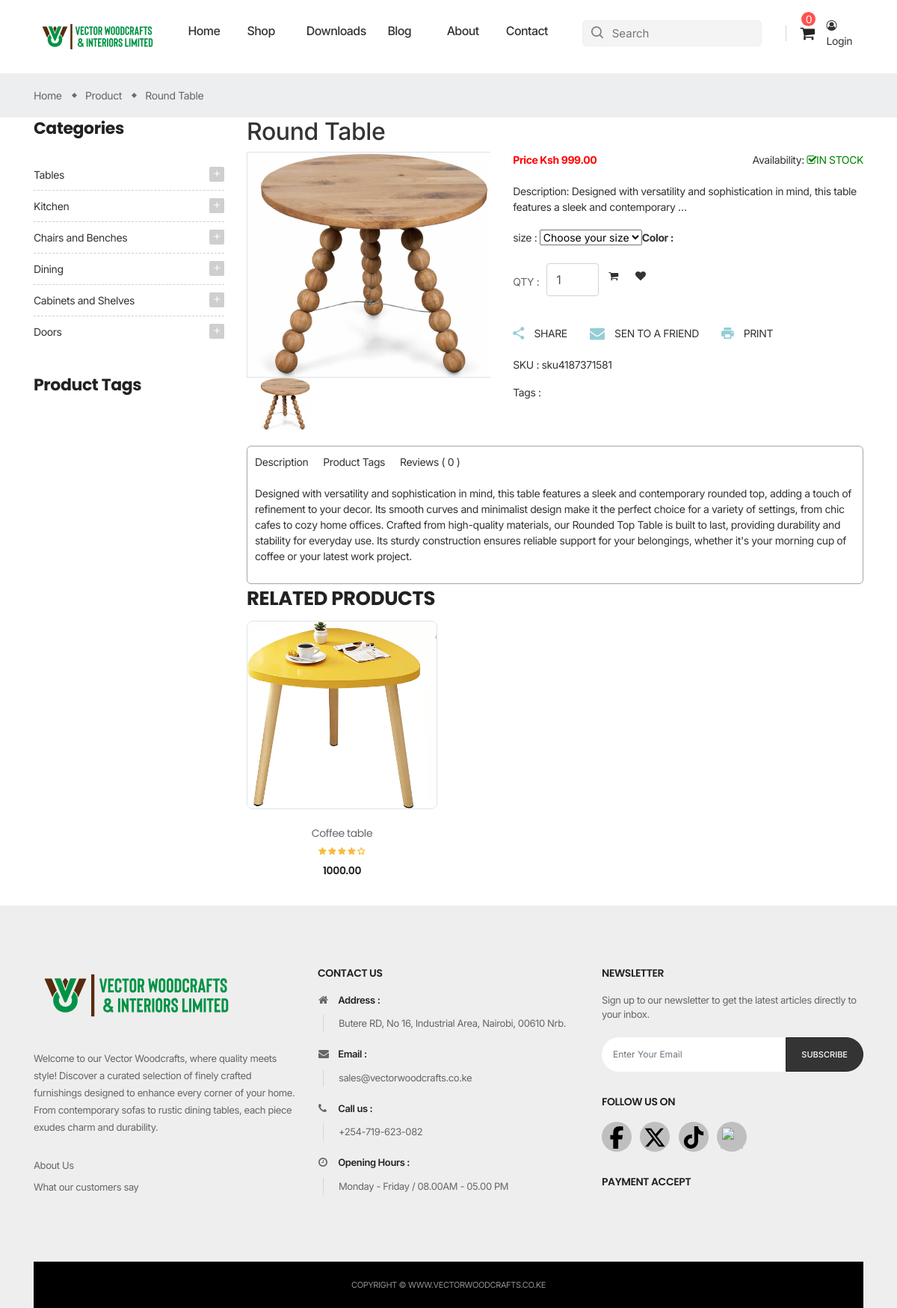
Before: /product/j5efjffkki/ with the older database file.
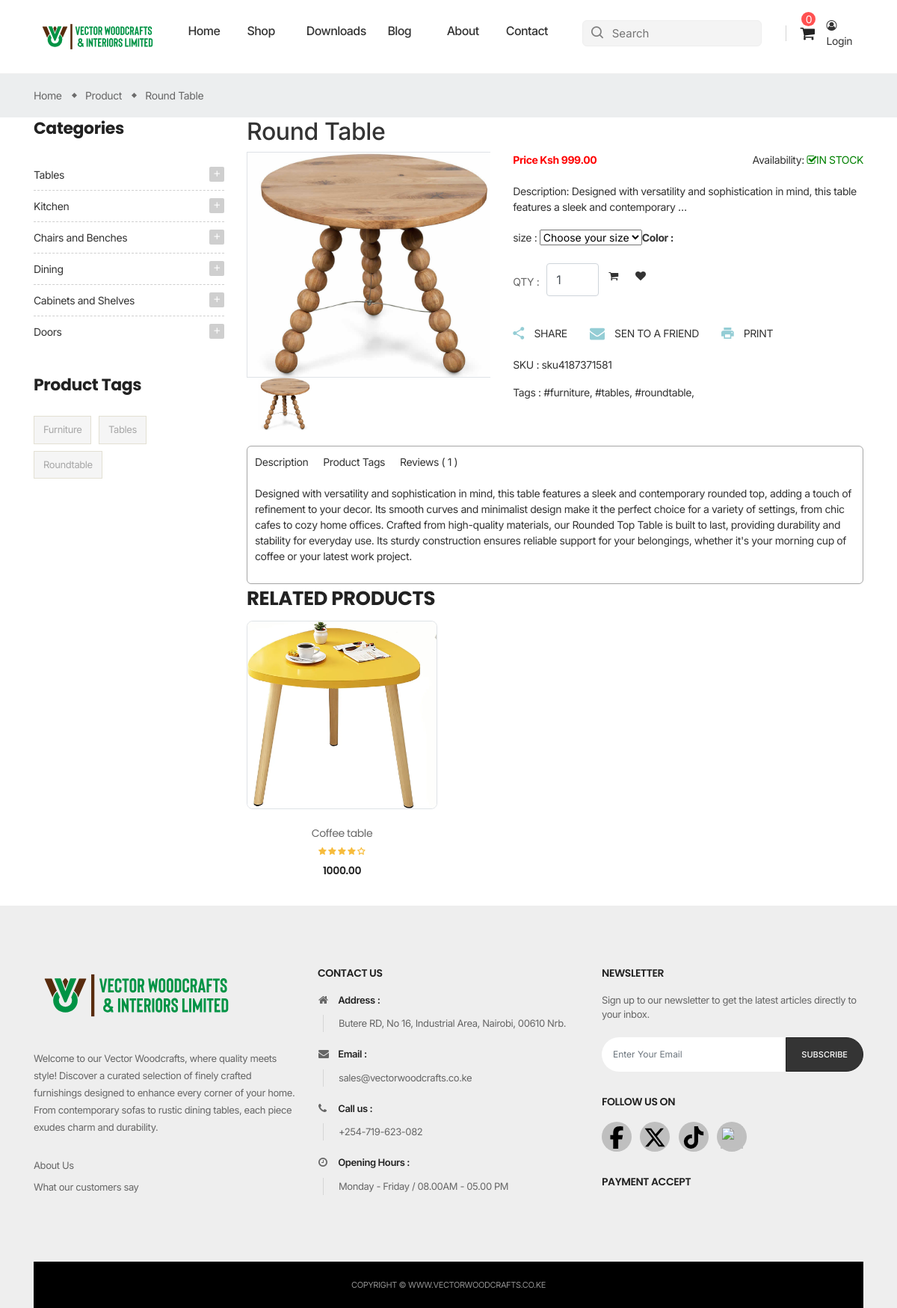
After: the same page with the newer database file.
### vectorWoodsEcomm/models.py (models this page shows, shortened)
class Category(models.Model):
    cid = ShortUUIDField(unique=True,length = 10, max_length = 20, prefix = "cat", alphabet = "abcdef12345")
    title = models.CharField(max_length=100)
    image = models.ImageField(upload_to="category")
    class Meta:
        verbose_name_plural = "Categories"

class Product(models.Model):
    pid = ShortUUIDField(unique=True,length = 10, max_length = 20, alphabet = "abcdefghijk123456789")
    title = models.CharField(max_length=100)
    category = models.ForeignKey(Category, on_delete=models.SET_NULL, null=True, related_name="category")
    image = models.ImageField(upload_to = "products")
    description = models.TextField(null=True, blank=True, default="This is the product")
    product_status = models.CharField(choices=STATUS_CHOICE,max_length=30, default="processing")
    price = models.DecimalField(max_digits=999999, decimal_places=2, default="99.99")
    old_price = models.DecimalField(max_digits=999999, decimal_places=2, default="199.99")
    tags = TaggableManager(blank=True)
    in_stock = models.BooleanField(default=True)
    featured = models.BooleanField(default=True)
    sku = ShortUUIDField(unique=True,length = 10, max_length = 20,prefix="sku", alphabet = "0123456789")
    date = models.DateField(auto_now_add=True)
    updated = models.DateField(null=True, blank= True)
    class Meta:
        verbose_name_plural = "Products"

### vectorWoodsEcomm/views.py (the view)
# urls.py: path('product/<pid>/', views.product_detail_view, name='product_details'),
def product_detail_view(request, pid):
    product = Product.objects.get(pid=pid)
    products = Product.objects.filter(category=product.category).exclude(pid=pid)
    p_image = product.p_images.all()
    reviews = ProductReview.objects.filter(product = product).order_by("-date")
    review_form = ProductReviewForm()
    make_review = True
    if request.user.is_authenticated:
        user_review_count = ProductReview.objects.filter(user=request.user, product=product).count()
        if user_review_count > 0:
            make_review = False
    context = {
        "product" : product,
        "p_image" : p_image,
        "products": products,
        "reviews" : reviews,
        "review_form":review_form,
        "make_review" :make_review,
    }
    return render(request, 'product_details.html', context)

### vectorWoodsEcomm/forms.py
class ProductReviewForm(forms.ModelForm):
    review = forms.CharField(widget=forms.Textarea(attrs={'placeholder': "write review"}))
    class Meta:
        model = ProductReview
        fields = ['review', 'rating']

### vectorWoodsEcomm/context_processor.py (called while the page is built)
def default(request):
    categories = Category.objects.all()
    product = Product.objects.all()
    return {
        'categories':categories,
        'product':product
    }

### templates/product_details.html (shortened to what the changed rows need)
{% extends 'base.html' %}
{% load static %}
{% block content %}
    <div class="main-content">
        <div id="wrapper-site">
            <div id="content-wrapper">
                <div id="main">
                    <div class="page-home">
                        <div class="container">
                            <div class="content">
                                <div class="row">
                                    <div class="sidebar-3 sidebar-collection col-lg-3 col-md-3 col-sm-4">
                                        <div class="sidebar-block">
                                            <div class="block-content">
                                                {% for c in categories %}
                                                <div class="cateTitle hasSubCategory open level1">
                                                    <span class="arrow collapse-icons collapsed" data-toggle="collapse" data-target="#livingroom">
                                                        <i class="zmdi zmdi-plus"></i>
                                                    </span>
                                                    <a class="cateItem" href="{% url 'category' c.cid %}">{{c.title}}</a>
                                                </div>
                                                {% endfor %}
                                            </div>
                                        </div>
                                        <div class="sidebar-block product-tags">
                                            <div class="block-content">
                                                <ul class="listSidebarBlog list-unstyled">
                                                    {% for tag in product.tags.all %}
                                                    <li>
                                                        <a href="{% url 'tags' tag.name %}" title="Show products matching tag Hot Trend">{{tag.name}}</a>
                                                    </li>
                                                    {% endfor %}
                                                </ul>
                                            </div>
                                        </div>
                                    </div>
                                    <div class="col-sm-8 col-lg-9 col-md-9">
                                        <div class="main-product-detail">
                                            <h2>{{product.title}}</h2>
                                            <div class="product-single row">
                                                <div class="product-info col-xs-12 col-md-7 col-sm-7">
                                                    <div class="detail-description">
                                                        <br>
                                                        <br>
                                                        <br>
                                                        <div class="content">
                                                            <p>  Tags :
                                                                <span class="content2">
                                                                    {% for tag in product.tags.all %}
                                                                    <a href="{% url 'tags' tag.slug %}">#{{tag.slug}}</a>,
                                                                    {% endfor %}                                                                </span>
                                                            </p>
                                                        </div>
                                                    </div>
                                                </div>
                                            </div>
											<br>
                                            <div  style="border: 1px solid rgb(165, 165, 165); padding: 10px; border-radius: 6px;" class="review">
                                                <ul class="nav nav-tabs">
                                                    <li style="margin-right: 20px;">
                                                        <a data-toggle="tab" href="#review">Reviews ( {{reviews.count}} )</a>
                                                    </li>
                                                </ul>
												<br>
                                            </div>
                                            <div class="related">
                                                <div class="title-tab-content  text-center">
                                                    {% if products %}
                                                    <div class="title-product justify-content-start">
                                                        <h2>Related Products</h2>
                                                    </div>
                                                    {% endif %}
                                                </div>
                                                <div class="tab-content">
                                                    <div class="row">
                                                        {% for p in products %}
                                                        <div class="item text-center col-md-4">
                                                            <div class="product-miniature js-product-miniature item-one first-item">
                                                                <div class="thumbnail-container border border">
                                                                    <a href="{% url 'product_details' p.pid %}">
                                                                        <img class="img-fluid " style="height: 250px; width: 330px;" src="{{p.image.url}}" alt="img">
                                                                    </a>
                                                                </div>
                                                                <div class="product-description">
                                                                    <div class="product-groups">
                                                                        <div class="product-title">
                                                                            <a href="{% url 'product_details' p.pid %}">{{p.title}}</a>
                                                                        </div>
                                                                        <div class="rating">
                                                                            <div class="star-content">
                                                                                <div class="star"></div>
                                                                                <div class="star"></div>
                                                                                <div class="star"></div>
                                                                                <div class="star"></div>
                                                                                <div class="star"></div>
                                                                            </div>
                                                                        </div>
                                                                        <div class="product-group-price">
                                                                            <div class="product-price-and-shipping">
                                                                                <span class="price">{{p.price}}</span>
                                                                            </div>
                                                                        </div>
                                                                    </div>
                                                                    <div class="product-buttons d-flex justify-content-center">
                                                                    </div>
                                                                </div>
                                                            </div>
                                                        </div>
                                                        {% endfor %}
                                                    </div>
                                                </div>
                                            </div>
                                        </div>
                                    </div>
                                </div>
                            </div>
                        </div>
                    </div>
                </div>
            </div>
        </div>
    </div>
   {% endblock %}

Changed rows visible on the page:
now on this page (row unchanged): Tag: name "Furniture", slug "furniture"
added Tag: name "Tables", slug "tables"
added Tag: name "Roundtable", slug "roundtable"
Other visible differences:
{{ reviews.count }}: "0" → "1"
